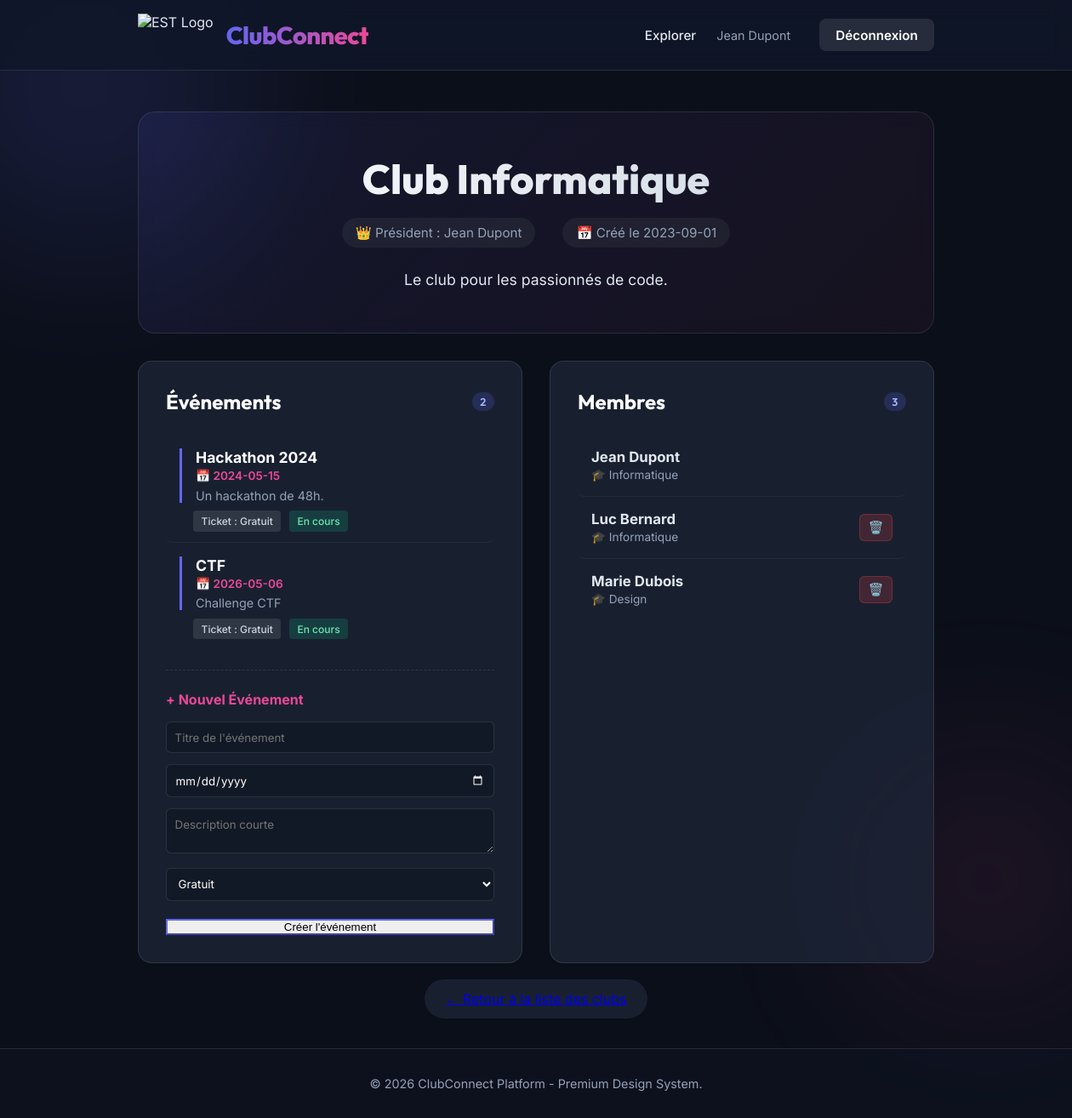
Page /club/1 (signed in) on the committed database.
### models.py (models this page shows, shortened)
class Club(db.Model):
    __tablename__ = 'club'
    id = db.Column(db.Integer, primary_key=True)
    nom = db.Column(db.String(100), nullable=False)
    description = db.Column(db.Text)
    categorie = db.Column(db.String(50))
    date_creation = db.Column(db.String(20))
    president_id = db.Column(db.Integer, db.ForeignKey('membre.id'))
    evenements = db.relationship('Evenement', backref='club', cascade="all, delete-orphan", lazy=True)

class Membre(db.Model):
    __tablename__ = 'membre'
    id = db.Column(db.Integer, primary_key=True)
    type_membre = db.Column(db.String(50))
    nom = db.Column(db.String(100), nullable=False)
    prenom = db.Column(db.String(100), nullable=False)
    email = db.Column(db.String(120), unique=True, nullable=False)
    password = db.Column(db.String(100), nullable=False)
    filiere = db.Column(db.String(100))
    telephone = db.Column(db.String(20))
    clubs_rejoints = db.relationship('Club', secondary=club_membres, backref=db.backref('membres', lazy=True))
    evenements_inscrits = db.relationship('Evenement', secondary=event_membres, backref=db.backref('membres_inscrits', lazy=True))
    __mapper_args__ = {
        'polymorphic_identity': 'membre',
        'polymorphic_on': type_membre
    }

class Evenement(db.Model):
    __tablename__ = 'evenement'
    id = db.Column(db.Integer, primary_key=True)
    titre = db.Column(db.String(100), nullable=False)
    date = db.Column(db.String(20))
    description = db.Column(db.Text)
    adhesion = db.Column(db.String(20))  # Gratuit / Payant
    termine = db.Column(db.Boolean, default=False)
    club_id = db.Column(db.Integer, db.ForeignKey('club.id'))
    def statut(self):
        return "Terminé" if self.termine else "En cours"

### app.py (the view)
@app.route('/club/<int:club_id>')
def voir_club(club_id):
    club = db.session.get(Club, club_id)
    if not club:
        return "Club non trouvé", 404
    return render_template('club.html', club=club)

### templates/club.html (shortened to what this page needs)
{% extends 'base.html' %}
{% block content %}
<div class="club-header animate-in">
    <h2 class="club-name">{{ club.nom }}</h2>
    <div class="club-meta">
        <span>👑 Président : {{ club.president.prenom }} {{ club.president.nom }}</span>
        <span>📅 Créé le {{ club.date_creation }}</span>
    </div>
    <p class="club-desc">{{ club.description }}</p>
</div>
<div class="dashboard-grid animate-in" style="animation-delay: 0.2s;">
    <div class="section-card">
        <h3 class="section-title">
            Événements
            <span class="badge">{{ club.evenements|length }}</span>
        </h3>
        <ul class="list-group">
            {% for event in club.evenements %}
                <li class="list-item" style="display: block;">
                    <div class="event-info">
                        <strong>{{ event.titre }}</strong>
                        <span class="event-date">📅 {{ event.date }}</span>
                        <p class="event-desc">{{ event.description }}</p>
                    </div>
                    <div style="margin-top: 10px; padding-left: 1rem;">
                        <span class="event-type">Ticket : {{ event.adhesion }}</span>
                        <span class="event-type" style="margin-left: 5px; background: {% if event.statut() == 'Terminé' %}rgba(239, 68, 68, 0.2){% else %}rgba(16, 185, 129, 0.2){% endif %}; color: {% if event.statut() == 'Terminé' %}#fca5a5{% else %}#6ee7b7{% endif %};">{{ event.statut() }}</span>
                    </div>
                </li>
            {% else %}
                <li class="list-item" style="color: var(--text-muted); justify-content: center; padding: 2rem;">Aucun événement prévu.</li>
            {% endfor %}
        </ul>
        {% if session.get('user_id') == club.president.id %}
        <div class="add-event-form">
            <h4 style="margin-bottom: 1rem; color: var(--accent);">+ Nouvel Événement</h4>
            <form action="/club/{{ club.id }}/add_event" method="POST">
                <input type="text" name="titre" placeholder="Titre de l'événement" required>
                <input type="date" name="date" required style="color-scheme: dark;">
                <textarea name="description" placeholder="Description courte" rows="2" required></textarea>
                <select name="adhesion">
                    <option value="Gratuit">Gratuit</option>
                </select>
                <button type="submit" class="btn-outline" style="width: 100%; border-color: var(--primary); margin-top: 0.5rem; cursor: pointer;">Créer l'événement</button>
            </form>
        </div>
        {% endif %}
    </div>
    <div class="section-card">
        <h3 class="section-title">
            Membres
            <span class="badge">{{ club.membres|length }}</span>
        </h3>
        <ul class="list-group">
            {% for membre in club.membres %}
                <li class="list-item">
                    <div class="member-info">
                        <strong>{{ membre.prenom }} {{ membre.nom }}</strong>
                        <span>🎓 {{ membre.filiere }}</span>
                    </div>
                    {% if session.get('user_id') == club.president.id and membre.id != club.president.id %}
                    <form action="/club/{{ club.id }}/remove_member/{{ membre.id }}" method="POST" style="margin: 0;">
                        <button type="submit" class="btn-danger" title="Retirer ce membre">🗑️</button>
                    </form>
                    {% endif %}
                </li>
            {% else %}
                <li class="list-item" style="color: var(--text-muted); justify-content: center; padding: 2rem;">Aucun membre.</li>
            {% endfor %}
        </ul>
    </div>
</div>
<div class="animate-in" style="margin-top: 2rem; text-align: center; animation-delay: 0.4s;">
    <a href="/" class="btn-outline" style="background: var(--card-bg); backdrop-filter: blur(10px); border-radius: 30px; padding: 0.8rem 1.5rem;">&larr; Retour à la liste des clubs</a>
</div>
{% endblock %}

### templates/base.html (style rules this page uses)
:root { --bg-color: #0b0f19; --text-main: #e2e8f0; --text-muted: #94a3b8; --primary: #6366f1; --primary-hover: #4f46e5; --accent: #ec4899; --card-bg: rgba(30, 41, 59, 0.7); --card-border: rgba(255, 255, 255, 0.1); }
* { box-sizing: border-box; margin: 0; padding: 0; }
body { font-family: 'Inter', sans-serif; background-color: var(--bg-color); color: var(--text-main); min-height: 100vh; position: relative; overflow-x: hidden; display: flex; flex-direction: column; }
.animate-in { animation: fadeUp 0.6s ease-out forwards; opacity: 0; transform: translateY(20px); }

### templates/club.html (style rules this page uses)
.club-header { background: linear-gradient(135deg, rgba(99, 102, 241, 0.1), rgba(236, 72, 153, 0.05)); border: 1px solid var(--card-border); border-radius: 20px; padding: 3rem; margin-bottom: 2rem; backdrop-filter: blur(10px); text-align: center; position: relative; overflow: hidden; }
.club-name { font-family: 'Outfit', sans-serif; font-size: 3rem; font-weight: 800; margin-bottom: 1rem; background: linear-gradient(to right, #fff, #cbd5e1); -webkit-background-clip: text; -webkit-text-fill-color: transparent; }
.club-meta { display: flex; justify-content: center; gap: 2rem; color: var(--text-muted); font-size: 0.95rem; margin-bottom: 1.5rem; }
.club-meta span { display: flex; align-items: center; gap: 0.5rem; background: rgba(255,255,255,0.05); padding: 0.5rem 1rem; border-radius: 30px; }
.club-desc { max-width: 600px; margin: 0 auto; font-size: 1.1rem; line-height: 1.6; }
.dashboard-grid { display: grid; grid-template-columns: 1fr 1fr; gap: 2rem; }
.section-card { background: var(--card-bg); border: 1px solid var(--card-border); border-radius: 16px; padding: 2rem; backdrop-filter: blur(10px); }
.section-title { font-family: 'Outfit', sans-serif; font-size: 1.5rem; color: #fff; margin-bottom: 1.5rem; display: flex; align-items: center; justify-content: space-between; }
.badge { background: rgba(99, 102, 241, 0.2); color: #a5b4fc; padding: 0.2rem 0.6rem; border-radius: 20px; font-size: 0.8rem; font-weight: 600; }
.list-group { list-style: none; }
.list-item { padding: 1rem; border-bottom: 1px solid rgba(255,255,255,0.05); display: flex; justify-content: space-between; align-items: center; transition: background 0.2s ease; border-radius: 8px; }
.list-item:last-child { border-bottom: none; }
.member-info strong { color: #e2e8f0; display: block; font-size: 1.05rem; }
.member-info span { color: var(--text-muted); font-size: 0.85rem; }
.event-info { border-left: 3px solid var(--primary); padding-left: 1rem; }
.event-info strong { color: #fff; display: block; font-size: 1.1rem; margin-bottom: 0.2rem; }
.event-date { color: var(--accent); font-size: 0.85rem; font-weight: 600; margin-bottom: 0.4rem; display: block; }
.event-desc { color: var(--text-muted); font-size: 0.9rem; margin-bottom: 0.5rem; }
.event-type { background: rgba(255,255,255,0.1); padding: 0.3rem 0.6rem; border-radius: 4px; font-size: 0.75rem; color: #cbd5e1; font-weight: 500; }
.btn-danger { background: rgba(239, 68, 68, 0.2); color: #fca5a5; border: 1px solid rgba(239, 68, 68, 0.3); padding: 0.4rem 0.6rem; border-radius: 6px; cursor: pointer; font-size: 0.9rem; transition: all 0.2s; }
.add-event-form { margin-top: 1.5rem; padding-top: 1.5rem; border-top: 1px dashed var(--card-border); }
.add-event-form input, .add-event-form select, .add-event-form textarea { width: 100%; margin-bottom: 0.8rem; padding: 0.6rem; background: rgba(0,0,0,0.2); border: 1px solid rgba(255,255,255,0.1); color: white; border-radius: 6px; font-family: inherit; }

### rows in the picture
Club: nom "Club Informatique", date_creation "2023-09-01", description "Le club pour les passionnés de code."
Membre: president.prenom "Jean", president.nom "Dupont", prenom "Jean", nom "Dupont", filiere "Informatique"
Evenement: titre "Hackathon 2024", date "2024-05-15", description "Un hackathon de 48h.", adhesion "Gratuit", statut "En cours"
Evenement: titre "CTF", date "2026-05-06", description "Challenge CTF", adhesion "Gratuit", statut "En cours"
Membre: prenom "Luc", nom "Bernard", filiere "Informatique"
Membre: prenom "Marie", nom "Dubois", filiere "Design"

### other values in the picture
{{ session.get('user_nom') }} "Jean Dupont"
{{ club.evenements|length }} "2"
{{ club.membres|length }} "3"
